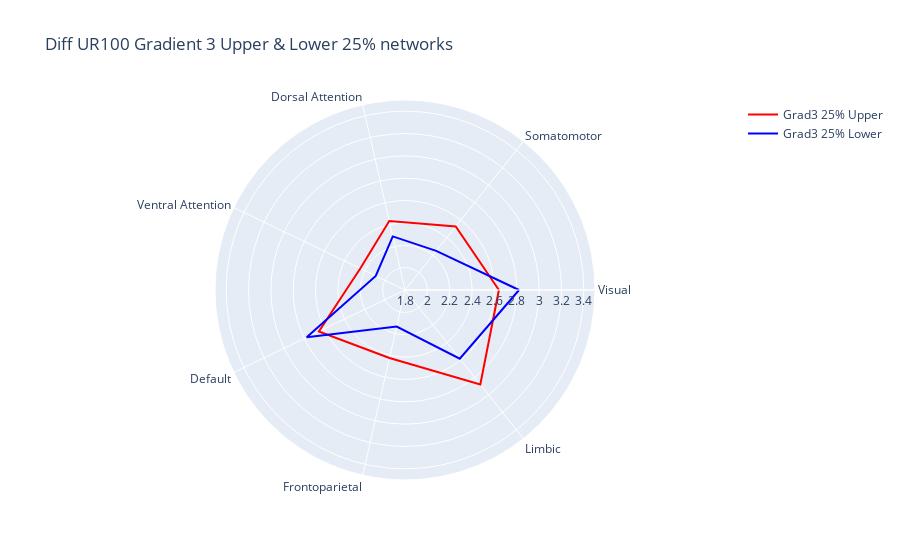

Source (notebook cell):
### Code cell
fig = go.Figure()

fig.add_trace(go.Scatterpolar(r=grad3_25_network_df['Grad3 25% Upper'].values.tolist() + grad3_25_network_df['Grad3 25% Upper'].values.tolist()[:1], theta=grad3_25_network_df['networks'].tolist() + grad3_25_network_df['networks'].tolist()[:1], mode = 'lines', line_color = 'red', name='Grad3 25% Upper'))
fig.add_trace(go.Scatterpolar(r=grad3_25_network_df['Grad3 25% Lower'].values.tolist() + grad3_25_network_df['Grad3 25% Lower'].values.tolist()[:1], theta=grad3_25_network_df['networks'].tolist() + grad3_25_network_df['networks'].tolist()[:1], mode = 'lines', line_color = 'blue', name='Grad3 25% Lower'))

fig.update_layout(polar=dict(radialaxis=dict(visible=True, range=[1.8, 3.5])),title = 'Diff UR100 Gradient 3 Upper & Lower 25% networks', showlegend=True)

fig.show()
fig.write_image(fig_path+'Diff_UR100_Gradient3_Upper&Lower_25%_networks.png')

### Figure 1 — Plotly figure (JSON) as saved in the notebook; plotly's stock layout.template omitted (floating-point values rounded to 4 significant figures)
{"data": [{"line": {"color": "red"}, "mode": "lines", "name": "Grad3 25% Upper", "r": [2.64, 2.528, 2.433, 2.244, 2.655, 2.424, 2.881, 2.64], "theta": ["Visual", "Somatomotor", "Dorsal Attention", "Ventral Attention", "Default", "Frontoparietal", "Limbic", "Visual"], "type": "scatterpolar"}, {"line": {"color": "blue"}, "mode": "lines", "name": "Grad3 25% Lower", "r": [2.82, 2.248, 2.292, 2.09, 2.776, 2.135, 2.586, 2.82], "theta": ["Visual", "Somatomotor", "Dorsal Attention", "Ventral Attention", "Default", "Frontoparietal", "Limbic", "Visual"], "type": "scatterpolar"}], "layout": {"autosize": true, "polar": {"angularaxis": {"type": "category"}, "radialaxis": {"autorange": false, "range": [1.8, 3.5], "type": "linear", "visible": true}}, "showlegend": true, "title": {"text": "Diff UR100 Gradient 3 Upper & Lower 25% networks"}}}
